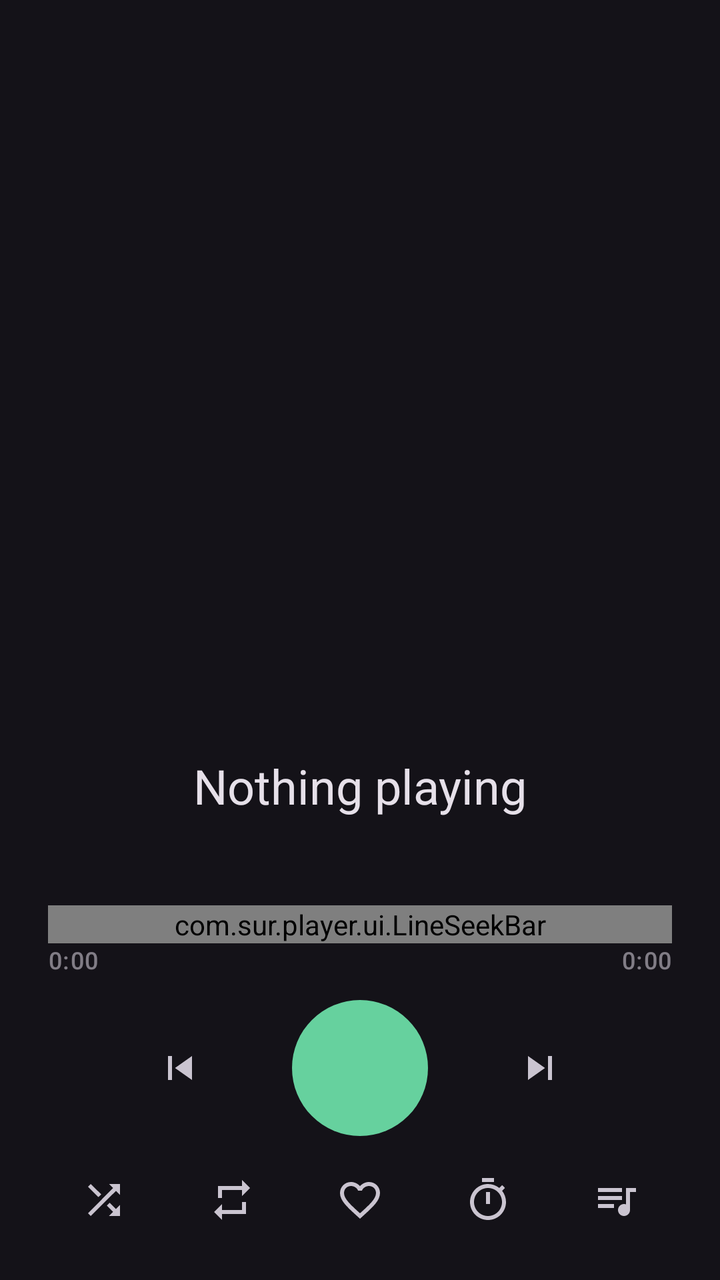
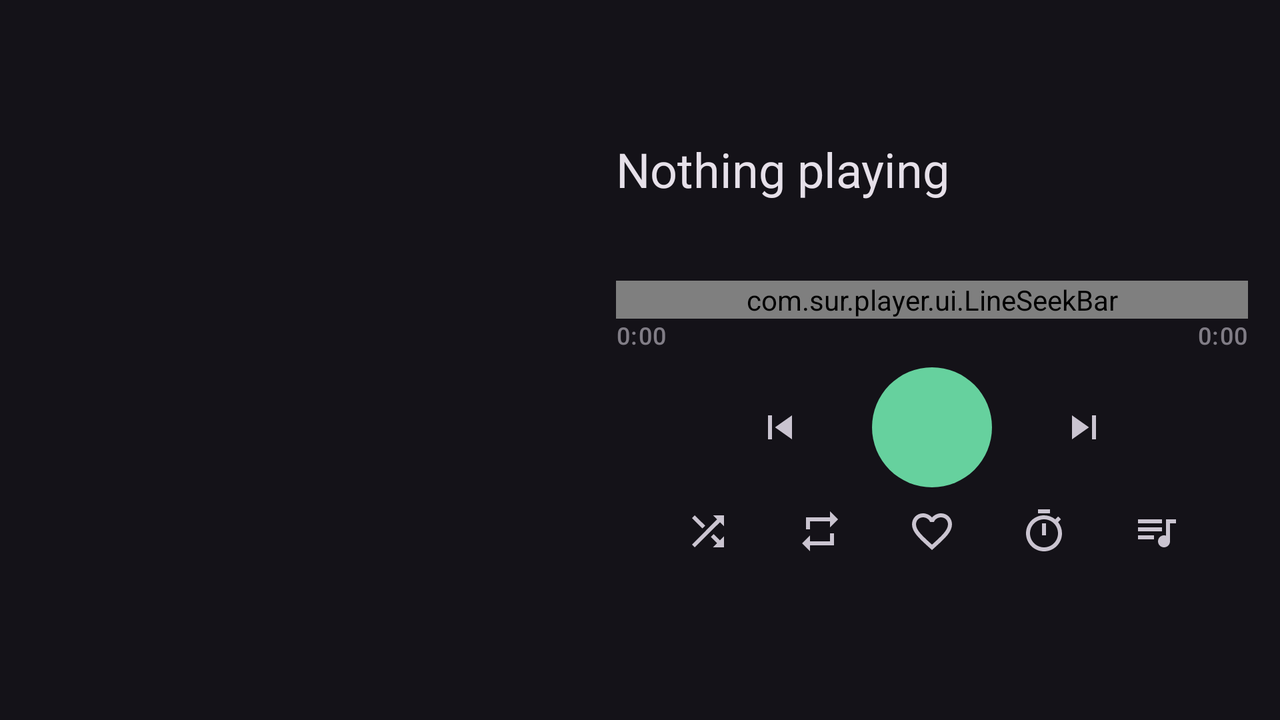

The same Android screen from two of the app's own layout files: first res/layout/ as a phone draws it, then the repository's variant for another configuration, drawn on a device whose configuration selects that folder. Both files follow.
<!-- AndroidManifest.xml: application theme Theme.Sur -->
<!-- res/layout/activity_player.xml -->
<?xml version="1.0" encoding="utf-8"?>
<androidx.constraintlayout.widget.ConstraintLayout
    xmlns:android="http://schemas.android.com/apk/res/android"
    xmlns:app="http://schemas.android.com/apk/res-auto"
    android:layout_width="match_parent"
    android:layout_height="match_parent"
    android:paddingStart="24dp"
    android:paddingEnd="24dp"
    android:paddingTop="8dp"
    android:paddingBottom="16dp">

    <ImageButton
        android:id="@+id/backButton"
        android:layout_width="44dp"
        android:layout_height="44dp"
        android:layout_marginStart="-10dp"
        android:background="?attr/selectableItemBackgroundBorderless"
        android:contentDescription="@string/previous"
        android:src="@drawable/ic_back"
        app:layout_constraintTop_toTopOf="parent"
        app:layout_constraintStart_toStartOf="parent" />

    
    <com.google.android.material.imageview.ShapeableImageView
        android:id="@+id/art"
        android:layout_width="0dp"
        android:layout_height="0dp"
        android:contentDescription="@string/app_name"
        android:scaleType="centerCrop"
        app:layout_constraintDimensionRatio="1:1"
        app:layout_constraintWidth_percent="0.88"
        app:layout_constraintTop_toBottomOf="@id/backButton"
        app:layout_constraintBottom_toTopOf="@id/title"
        app:layout_constraintStart_toStartOf="parent"
        app:layout_constraintEnd_toEndOf="parent"
        app:layout_constraintVertical_bias="0.45"
        app:shapeAppearanceOverlay="@style/ShapeAppearance.Sur.ArtLarge" />

    
    <TextView
        android:id="@+id/title"
        android:layout_width="0dp"
        android:layout_height="wrap_content"
        android:layout_marginBottom="2dp"
        android:ellipsize="end"
        android:gravity="center"
        android:lineSpacingMultiplier="1.05"
        android:maxLines="2"
        android:text="@string/nothing_playing"
        android:textAppearance="?attr/textAppearanceHeadlineSmall"
        android:textColor="?attr/colorOnSurface"
        app:layout_constraintBottom_toTopOf="@id/artist"
        app:layout_constraintStart_toStartOf="parent"
        app:layout_constraintEnd_toEndOf="parent" />

    <TextView
        android:id="@+id/artist"
        android:layout_width="0dp"
        android:layout_height="wrap_content"
        android:layout_marginBottom="20dp"
        android:alpha="0.7"
        android:ellipsize="end"
        android:gravity="center"
        android:maxLines="1"
        android:textAppearance="?attr/textAppearanceBodyLarge"
        app:layout_constraintBottom_toTopOf="@id/seekBar"
        app:layout_constraintStart_toStartOf="parent"
        app:layout_constraintEnd_toEndOf="parent" />

    
    <com.sur.player.ui.LineSeekBar
        android:id="@+id/seekBar"
        android:layout_width="0dp"
        android:layout_height="wrap_content"
        app:layout_constraintBottom_toTopOf="@id/timeRow"
        app:layout_constraintStart_toStartOf="parent"
        app:layout_constraintEnd_toEndOf="parent" />

    <LinearLayout
        android:id="@+id/timeRow"
        android:layout_width="0dp"
        android:layout_height="wrap_content"
        android:layout_marginBottom="12dp"
        android:orientation="horizontal"
        app:layout_constraintBottom_toTopOf="@id/controlRow"
        app:layout_constraintStart_toStartOf="parent"
        app:layout_constraintEnd_toEndOf="parent">

        <TextView
            android:id="@+id/elapsed"
            android:layout_width="wrap_content"
            android:layout_height="wrap_content"
            android:alpha="0.6"
            android:text="0:00"
            android:textAppearance="?attr/textAppearanceLabelMedium" />

        <Space
            android:layout_width="0dp"
            android:layout_height="1dp"
            android:layout_weight="1" />

        <TextView
            android:id="@+id/total"
            android:layout_width="wrap_content"
            android:layout_height="wrap_content"
            android:alpha="0.6"
            android:text="0:00"
            android:textAppearance="?attr/textAppearanceLabelMedium" />
    </LinearLayout>

    <LinearLayout
        android:id="@+id/controlRow"
        android:layout_width="0dp"
        android:layout_height="wrap_content"
        android:layout_marginBottom="8dp"
        android:gravity="center_vertical|center_horizontal"
        android:orientation="horizontal"
        app:layout_constraintBottom_toTopOf="@id/extraRow"
        app:layout_constraintStart_toStartOf="parent"
        app:layout_constraintEnd_toEndOf="parent">

        <ImageButton
            android:id="@+id/prevButton"
            android:layout_width="56dp"
            android:layout_height="56dp"
            android:background="?attr/selectableItemBackgroundBorderless"
            android:contentDescription="@string/previous"
            android:src="@drawable/ic_prev" />

        
        <ImageButton
            android:id="@+id/playPauseButton"
            android:layout_width="68dp"
            android:layout_height="68dp"
            android:layout_marginStart="28dp"
            android:layout_marginEnd="28dp"
            android:background="@drawable/circle_filled"
            android:backgroundTint="?attr/colorPrimary"
            android:contentDescription="@string/play"
            android:foreground="?attr/selectableItemBackgroundBorderless"
            android:padding="18dp"
            android:scaleType="fitCenter"
            android:src="@drawable/ic_play"
            android:tint="?attr/colorOnPrimary" />

        <ImageButton
            android:id="@+id/nextButton"
            android:layout_width="56dp"
            android:layout_height="56dp"
            android:background="?attr/selectableItemBackgroundBorderless"
            android:contentDescription="@string/next"
            android:src="@drawable/ic_next" />
    </LinearLayout>

    <LinearLayout
        android:id="@+id/extraRow"
        android:layout_width="0dp"
        android:layout_height="wrap_content"
        android:gravity="center"
        android:orientation="horizontal"
        app:layout_constraintBottom_toBottomOf="parent"
        app:layout_constraintStart_toStartOf="parent"
        app:layout_constraintEnd_toEndOf="parent">

        <ImageButton
            android:id="@+id/shuffleButton"
            android:layout_width="48dp"
            android:layout_height="48dp"
            android:background="?attr/selectableItemBackgroundBorderless"
            android:contentDescription="@string/shuffle"
            android:src="@drawable/ic_shuffle" />

        <ImageButton
            android:id="@+id/repeatButton"
            android:layout_width="48dp"
            android:layout_height="48dp"
            android:layout_marginStart="16dp"
            android:background="?attr/selectableItemBackgroundBorderless"
            android:contentDescription="@string/repeat"
            android:src="@drawable/ic_repeat" />

        <ImageButton
            android:id="@+id/favouriteButton"
            android:layout_width="48dp"
            android:layout_height="48dp"
            android:layout_marginStart="16dp"
            android:background="?attr/selectableItemBackgroundBorderless"
            android:contentDescription="@string/favourite"
            android:src="@drawable/ic_favourite_border" />

        <ImageButton
            android:id="@+id/timerButton"
            android:layout_width="48dp"
            android:layout_height="48dp"
            android:layout_marginStart="16dp"
            android:background="?attr/selectableItemBackgroundBorderless"
            android:contentDescription="@string/sleep_timer"
            android:src="@drawable/ic_timer" />

        <ImageButton
            android:id="@+id/queueButton"
            android:layout_width="48dp"
            android:layout_height="48dp"
            android:layout_marginStart="16dp"
            android:background="?attr/selectableItemBackgroundBorderless"
            android:contentDescription="@string/up_next"
            android:src="@drawable/ic_playlist" />
    </LinearLayout>

</androidx.constraintlayout.widget.ConstraintLayout>
<!-- resources referenced by this layout -->
<resources>
  <!-- drawable circle_filled (drawable) -->
  <?xml version="1.0" encoding="utf-8"?>
  <shape xmlns:android="http://schemas.android.com/apk/res/android"
      android:shape="oval">
      <solid android:color="@android:color/white" />
  </shape>
  <!-- drawable ic_next (drawable) -->
  <vector xmlns:android="http://schemas.android.com/apk/res/android"
      android:width="24dp" android:height="24dp"
      android:viewportWidth="24" android:viewportHeight="24"
      android:tint="?attr/colorControlNormal">
      <path android:fillColor="#FF000000" android:pathData="M6,18l8.5,-6L6,6v12zM16,6v12h2V6h-2z"/>
  </vector>
  <!-- drawable ic_playlist (drawable) -->
  <vector xmlns:android="http://schemas.android.com/apk/res/android"
      android:width="24dp" android:height="24dp"
      android:viewportWidth="24" android:viewportHeight="24"
      android:tint="?attr/colorControlNormal">
      <path android:fillColor="#FF000000" android:pathData="M15,6H3v2h12V6zm0,4H3v2h12v-2zM3,16h8v-2H3v2zM17,6v8.18c-0.31,-0.11 -0.65,-0.18 -1,-0.18 -1.66,0 -3,1.34 -3,3s1.34,3 3,3 3,-1.34 3,-3V8h3V6h-5z"/>
  </vector>
  <!-- drawable ic_prev (drawable) -->
  <vector xmlns:android="http://schemas.android.com/apk/res/android"
      android:width="24dp" android:height="24dp"
      android:viewportWidth="24" android:viewportHeight="24"
      android:tint="?attr/colorControlNormal">
      <path android:fillColor="#FF000000" android:pathData="M6,6h2v12H6zm3.5,6l8.5,6V6z"/>
  </vector>
  <!-- drawable ic_repeat (drawable) -->
  <vector xmlns:android="http://schemas.android.com/apk/res/android"
      android:width="24dp" android:height="24dp"
      android:viewportWidth="24" android:viewportHeight="24"
      android:tint="?attr/colorControlNormal">
      <path android:fillColor="#FF000000" android:pathData="M7,7h10v3l4,-4 -4,-4v3H5v6h2V7zm10,10H7v-3l-4,4 4,4v-3h12v-6h-2v4z"/>
  </vector>
  <!-- drawable ic_shuffle (drawable) -->
  <vector xmlns:android="http://schemas.android.com/apk/res/android"
      android:width="24dp" android:height="24dp"
      android:viewportWidth="24" android:viewportHeight="24"
      android:tint="?attr/colorControlNormal">
      <path android:fillColor="#FF000000" android:pathData="M10.59,9.17L5.41,4 4,5.41l5.17,5.17 1.42,-1.41zM14.5,4l2.04,2.04L4,18.59 5.41,20 17.96,7.46 20,9.5V4h-5.5zm0.33,9.41l-1.41,1.41 3.13,3.13L14.5,20H20v-5.5l-2.04,2.04 -3.13,-3.13z"/>
  </vector>
  <!-- drawable ic_timer (drawable) -->
  <vector xmlns:android="http://schemas.android.com/apk/res/android"
      android:width="24dp" android:height="24dp"
      android:viewportWidth="24" android:viewportHeight="24"
      android:tint="?attr/colorControlNormal">
      <path android:fillColor="#FF000000" android:pathData="M15,1H9v2h6V1zm-4,13h2V8h-2v6zm8.03,-6.61l1.42,-1.42c-0.43,-0.51 -0.9,-0.99 -1.41,-1.41l-1.42,1.42C16.07,4.74 14.12,4 12,4c-4.97,0 -9,4.03 -9,9s4.02,9 9,9 9,-4.03 9,-9c0,-2.12 -0.74,-4.07 -1.97,-5.61zM12,20c-3.87,0 -7,-3.13 -7,-7s3.13,-7 7,-7 7,3.13 7,7 -3.13,7 -7,7z"/>
  </vector>
  <string name="app_name">Sur</string>
  <string name="favourite">Favourite</string>
  <string name="next">Next</string>
  <string name="nothing_playing">Nothing playing</string>
  <string name="play">Play</string>
  <string name="previous">Previous</string>
  <string name="repeat">Repeat</string>
  <string name="shuffle">Shuffle</string>
  <string name="sleep_timer">Sleep timer</string>
  <string name="up_next">Up next</string>
  <style name="ShapeAppearance.Sur.ArtLarge" parent="">
          <item name="cornerFamily">rounded</item>
          <item name="cornerSize">20dp</item>
      </style>
  <color name="green_primary">#66D19E</color>
  <color name="green_on_primary">#00391F</color>
  <color name="green_container">#1F4D36</color>
  <color name="green_on_container">#BFF2D6</color>
  <!-- some entries are left out for length -->
</resources>
<!-- res/layout-land/activity_player.xml (the repository's variant of the layout above) -->
<!-- drawn on the phone turned sideways -->
<?xml version="1.0" encoding="utf-8"?>
<androidx.constraintlayout.widget.ConstraintLayout
    xmlns:android="http://schemas.android.com/apk/res/android"
    xmlns:app="http://schemas.android.com/apk/res-auto"
    android:layout_width="match_parent"
    android:layout_height="match_parent"
    android:paddingStart="16dp"
    android:paddingEnd="16dp"
    android:paddingTop="8dp"
    android:paddingBottom="12dp">

    <ImageButton
        android:id="@+id/backButton"
        android:layout_width="44dp"
        android:layout_height="44dp"
        android:layout_marginStart="-10dp"
        android:background="?attr/selectableItemBackgroundBorderless"
        android:contentDescription="@string/previous"
        android:src="@drawable/ic_back"
        app:layout_constraintTop_toTopOf="parent"
        app:layout_constraintStart_toStartOf="parent" />

    
    <com.google.android.material.imageview.ShapeableImageView
        android:id="@+id/art"
        android:layout_width="0dp"
        android:layout_height="0dp"
        android:contentDescription="@string/app_name"
        android:scaleType="centerCrop"
        app:layout_constraintDimensionRatio="1:1"
        app:layout_constraintHeight_percent="0.84"
        app:layout_constraintTop_toTopOf="parent"
        app:layout_constraintBottom_toBottomOf="parent"
        app:layout_constraintStart_toStartOf="parent"
        app:layout_constraintEnd_toStartOf="@id/rightPane"
        app:shapeAppearanceOverlay="@style/ShapeAppearance.Sur.ArtLarge" />

    <LinearLayout
        android:id="@+id/rightPane"
        android:layout_width="0dp"
        android:layout_height="wrap_content"
        android:orientation="vertical"
        app:layout_constraintWidth_percent="0.52"
        app:layout_constraintTop_toTopOf="parent"
        app:layout_constraintBottom_toBottomOf="parent"
        app:layout_constraintEnd_toEndOf="parent">

        <TextView
            android:id="@+id/title"
            android:layout_width="match_parent"
            android:layout_height="wrap_content"
            android:ellipsize="end"
            android:maxLines="2"
            android:text="@string/nothing_playing"
            android:textAppearance="?attr/textAppearanceHeadlineSmall"
            android:textColor="?attr/colorOnSurface" />

        <TextView
            android:id="@+id/artist"
            android:layout_width="match_parent"
            android:layout_height="wrap_content"
            android:layout_marginTop="2dp"
            android:alpha="0.7"
            android:ellipsize="end"
            android:maxLines="1"
            android:textAppearance="?attr/textAppearanceBodyLarge" />

        
        <com.sur.player.ui.LineSeekBar
            android:id="@+id/seekBar"
            android:layout_width="match_parent"
            android:layout_height="wrap_content"
            android:layout_marginTop="16dp" />

        <LinearLayout
            android:id="@+id/timeRow"
            android:layout_width="match_parent"
            android:layout_height="wrap_content"
            android:orientation="horizontal">

            <TextView
                android:id="@+id/elapsed"
                android:layout_width="wrap_content"
                android:layout_height="wrap_content"
                android:alpha="0.6"
                android:text="0:00"
                android:textAppearance="?attr/textAppearanceLabelMedium" />

            <Space
                android:layout_width="0dp"
                android:layout_height="1dp"
                android:layout_weight="1" />

            <TextView
                android:id="@+id/total"
                android:layout_width="wrap_content"
                android:layout_height="wrap_content"
                android:alpha="0.6"
                android:text="0:00"
                android:textAppearance="?attr/textAppearanceLabelMedium" />
        </LinearLayout>

        <LinearLayout
            android:id="@+id/controlRow"
            android:layout_width="match_parent"
            android:layout_height="wrap_content"
            android:layout_marginTop="8dp"
            android:gravity="center"
            android:orientation="horizontal">

            <ImageButton
                android:id="@+id/prevButton"
                android:layout_width="52dp"
                android:layout_height="52dp"
                android:background="?attr/selectableItemBackgroundBorderless"
                android:contentDescription="@string/previous"
                android:src="@drawable/ic_prev" />

            
            <ImageButton
                android:id="@+id/playPauseButton"
                android:layout_width="60dp"
                android:layout_height="60dp"
                android:layout_marginStart="20dp"
                android:layout_marginEnd="20dp"
                android:background="@drawable/circle_filled"
                android:backgroundTint="?attr/colorPrimary"
                android:contentDescription="@string/play"
                android:foreground="?attr/selectableItemBackgroundBorderless"
                android:padding="16dp"
                android:scaleType="fitCenter"
                android:src="@drawable/ic_play"
                android:tint="?attr/colorOnPrimary" />

            <ImageButton
                android:id="@+id/nextButton"
                android:layout_width="52dp"
                android:layout_height="52dp"
                android:background="?attr/selectableItemBackgroundBorderless"
                android:contentDescription="@string/next"
                android:src="@drawable/ic_next" />
        </LinearLayout>

        <LinearLayout
            android:id="@+id/extraRow"
            android:layout_width="match_parent"
            android:layout_height="wrap_content"
            android:gravity="center"
            android:orientation="horizontal">

            <ImageButton
                android:id="@+id/shuffleButton"
                android:layout_width="44dp"
                android:layout_height="44dp"
                android:background="?attr/selectableItemBackgroundBorderless"
                android:contentDescription="@string/shuffle"
                android:src="@drawable/ic_shuffle" />

            <ImageButton
                android:id="@+id/repeatButton"
                android:layout_width="44dp"
                android:layout_height="44dp"
                android:layout_marginStart="12dp"
                android:background="?attr/selectableItemBackgroundBorderless"
                android:contentDescription="@string/repeat"
                android:src="@drawable/ic_repeat" />

            <ImageButton
                android:id="@+id/favouriteButton"
                android:layout_width="44dp"
                android:layout_height="44dp"
                android:layout_marginStart="12dp"
                android:background="?attr/selectableItemBackgroundBorderless"
                android:contentDescription="@string/favourite"
                android:src="@drawable/ic_favourite_border" />

            <ImageButton
                android:id="@+id/timerButton"
                android:layout_width="44dp"
                android:layout_height="44dp"
                android:layout_marginStart="12dp"
                android:background="?attr/selectableItemBackgroundBorderless"
                android:contentDescription="@string/sleep_timer"
                android:src="@drawable/ic_timer" />

            <ImageButton
                android:id="@+id/queueButton"
                android:layout_width="44dp"
                android:layout_height="44dp"
                android:layout_marginStart="12dp"
                android:background="?attr/selectableItemBackgroundBorderless"
                android:contentDescription="@string/up_next"
                android:src="@drawable/ic_playlist" />
        </LinearLayout>
    </LinearLayout>

</androidx.constraintlayout.widget.ConstraintLayout>
